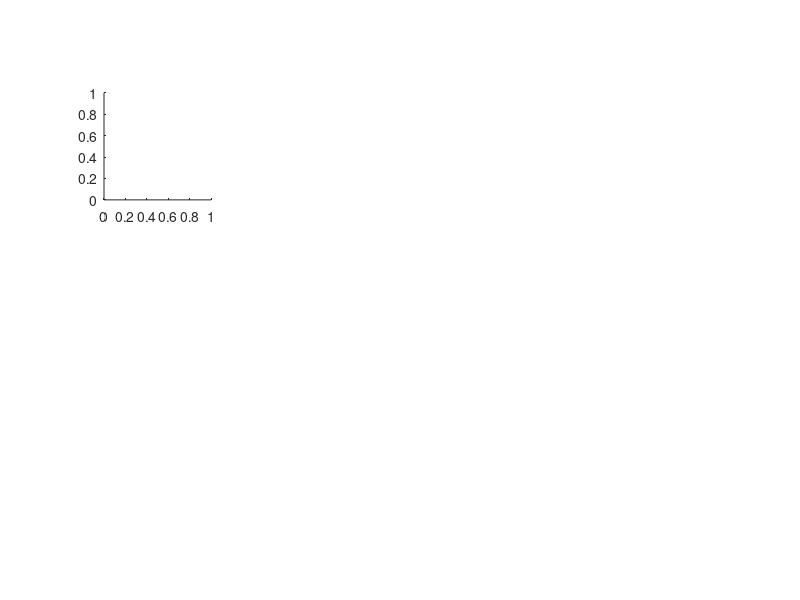

This figure's MATLAB source: (Note: this script raises an error after producing the figure.)
function multiplicative_vbias_DIC()

% Code to fit the history-dependent drift diffusion models described in
% Urai AE, Gee JW de, Donner TH (2018) Choice history biases subsequent evidence accumulation. bioRxiv:251595
%
% MIT License
% Copyright (c) Anne Urai, 2018
% anne.urai@gmail.com

addpath(genpath('~/code/Tools'));
warning off; close all;
global datasets datasetnames 

types = {'stimcoding'};
for s = 1:length(types),
    
    % ============================================ %
    % DIC COMPARISON BETWEEN DC, Z AND BOTH
    % ============================================ %
    
    % 1. STIMCODING, only prevresps
    mdls = {'dc_z_prevresp','dc_z_prevresp_multiplicative', 'nohist'};
    for d = [4 5],
        close all;
        subplot(2, 4, 1);
        getPlotDIC(mdls, types{s}, d);
        title(datasetnames{d});
        set(gca, 'xtick', 1:2, 'xticklabel', {'Single', 'Coherence-dependent'}, 'xticklabelrotation', -30);
        ylabel({'\Delta DIC from model'; 'without history'}, 'interpreter', 'tex');
        
        drawnow; tightfig;
        print(gcf, '-dpdf', sprintf('~/Data/serialHDDM/multiplicative_DIC_d%d.pdf', d));
    end
    
end

close all;

end

% ============================================ %
% DIC COMPARISON BETWEEN DC, Z AND BOTH
% ============================================ %

function getPlotDIC(mdls, s, d)

global datasets mypath colors
% colors(3, :) = mean(colors([1 2], :));

colors = [0.5 0.5 0.5; 1 0 0];
axis square; hold on;

mdldic = nan(1, length(mdls));
for m = 1:length(mdls),
    if ~exist(sprintf('%s/summary/%s/%s_%s_all.mat', ...
            mypath, datasets{d}, s, mdls{m}), 'file'),
        disp('cant find this model')
        continue;
    end
    
    load(sprintf('%s/summary/%s/%s_%s_all.mat', ...
        mypath, datasets{d}, s, mdls{m}));
    
    if (isnan(dic.full) || isempty(dic.full)) && ~all(isnan(dic.chains)),
        dic.full = nanmean(dic.chains);
    end
    mdldic(m) = dic.full;
end

% everything relative to the full model
mdldic = bsxfun(@minus, mdldic, mdldic(end));
mdldic = mdldic(1:end-1);
[~, bestMdl] = min(mdldic);

for i = 1:length(mdldic),
    b = bar(i, mdldic(i), 'facecolor', colors(i, :), 'barwidth', 0.6, 'BaseValue', 0, ...
        'edgecolor', 'none');
end

% [ptchs,ptchGrp] = createPatches(i+1,mdldic(end),0.3, colors(2, :), 0, 0.5);
% hatch(ptchs, [0 3 1], colors(1, :));
% ptchs.EdgeColor = [0 0 0];
% fill the last one

%# Add a text string above/below each bin
for i = 1:length(mdldic),
    if mdldic(i) < 0,
        text(i, mdldic(i) + 0.12*range(get(gca, 'ylim')), ...
            num2str(round(mdldic(i))), ...
            'VerticalAlignment', 'top', 'FontSize', 4, 'horizontalalignment', 'center', 'color', 'w');
    elseif mdldic(i) > 0,
        text(i, mdldic(i) + 0.12*range(get(gca, 'ylim')), ...
            num2str(round(mdldic(i))), ...
            'VerticalAlignment', 'top', 'FontSize', 4, 'horizontalalignment', 'center');
    end
end
axis square; axis tight; 
xlim([0.5 length(mdldic)+0.5]);
offsetAxes; box off;
set(gca, 'color', 'none');
set(gca, 'xcolor', 'k', 'ycolor', 'k');s

end
